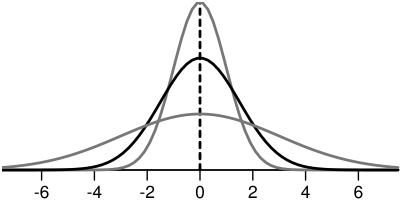

Source code (R):
source("COMMON.R")

x <- seq(-7.5, 7.5, 0.2)
plot.frame <- function(file) {
	dev.on(file, width = 4, height = 2)
	par(mar = c(1.5, 0.1, 0.1, 0.1)) # margin (bottom, left, top, right)
	par(mgp = c(1.5, 0.5, 0.0))
	par(xaxs = "i", yaxs = "i")
	plot(
		numeric(0), numeric(0), type = "n",
		xlim = range(x),
		ylim = c(0, dnorm(0, 0, 1)),
		xlab = "",
		ylab = "",
		axes = FALSE
	)
	abline(h = 0)
	abline(v = 0, lty = 2, lwd = 2)
	axis(1)
}

lines.norm <- function(sd, col, xy)
{
	lines(
		x,
		dnorm(x, 0, sd),
		lwd = 2,
		col = col
	)
###	text(
###		xy[1], xy[2] * 0.98,
###		labels = expression(italic(s)),
###		pos = 4,
###		col = col
###	)
###	text(
###		xy[1] + 0.5, xy[2],
###		labels = sprintf("= %g", sd),
###		pos = 4,
###		col = col
###	)
}

plot.frame("r")
lines.norm(1.0, "#777777", c(0.3, dnorm(0.3, 0, 1)))
lines.norm(1.5, "#000000", c(1.5, dnorm(1.5, 0, 2)))
lines.norm(3.0, "#777777", c(3.2, dnorm(3.0, 0, 3)))
dev.off()

d <- read.csv("data6b.csv")
plot.frame("r0")
lines.norm(2.5, "#000000", c(1.5, dnorm(1.5, 0, 2)))
points(d$re, rep(0, nrow(d)), pch = "I", cex = 2, col = "#00000080")
dev.off()
